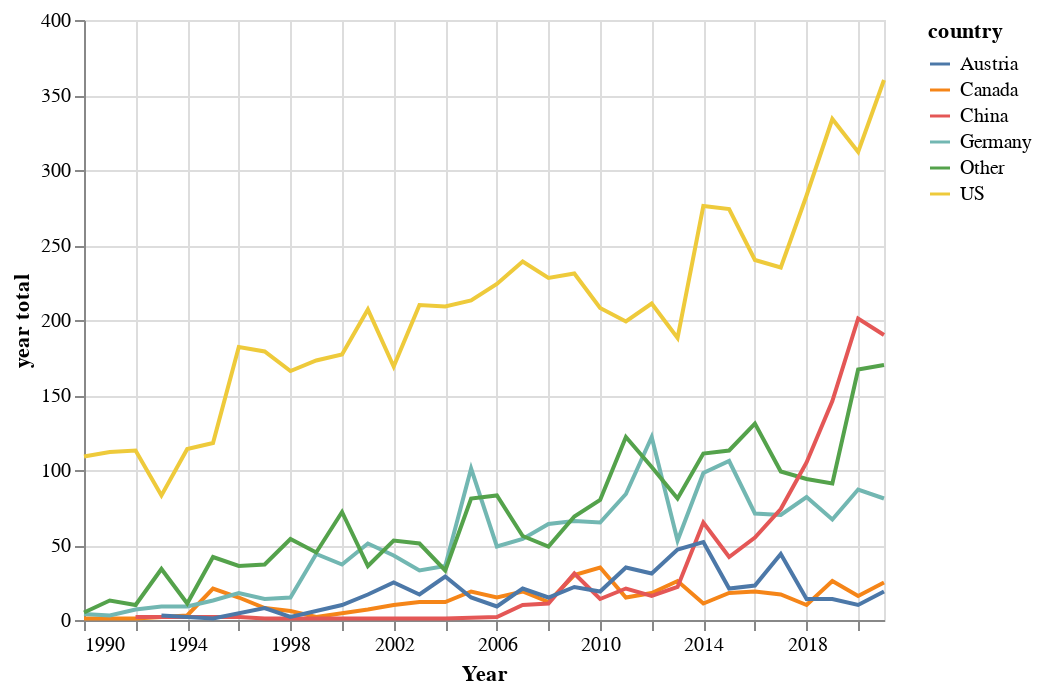

This figure's notebook cell:
### Code cell
source = cntry_ts_prop_df

alt.Chart(source).mark_line().encode(
    x="Year:T",
    y="year total:Q",
    color="country:N"
)

### Figure 1 — Vega-Lite specification as saved in the notebook (floating-point values rounded to 4 significant figures; data arrays with more than 128 entries replaced by an {"elided": "..."} marker saying what was removed)
{"config": {"view": {"continuousWidth": 400, "continuousHeight": 300}}, "data": {"name": "data-7fddc5325b6b90c852650b84e5d0f0a7"}, "mark": "line", "encoding": {"color": {"field": "country", "type": "nominal"}, "x": {"field": "Year", "type": "temporal"}, "y": {"field": "year total", "type": "quantitative"}}, "$schema": "https://vega.github.io/schema/vega-lite/v4.17.0.json", "datasets": {"data-7fddc5325b6b90c852650b84e5d0f0a7": {"elided": "173 records"}}}
